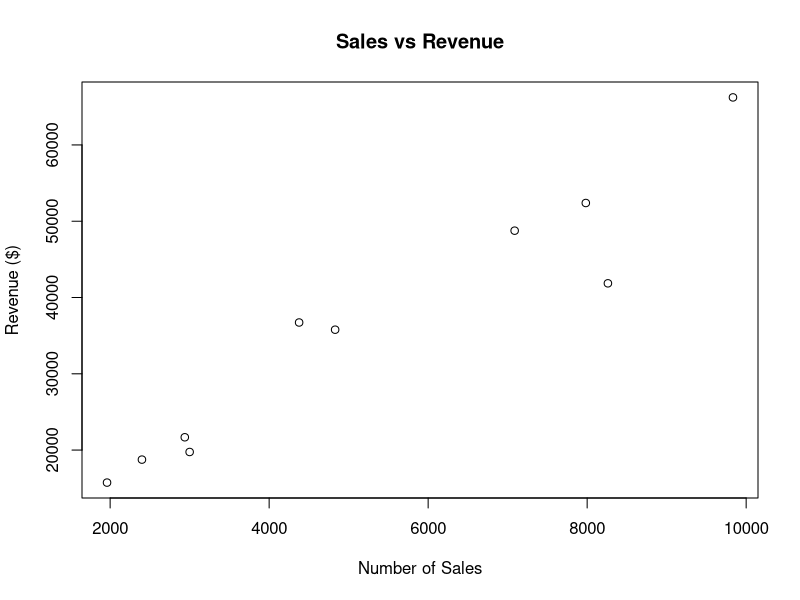

This figure's R source:
#
#          Author: Dr Eugene O'Loughlin
#     Video Title: How To... Calculate Correlation Coefficients in R
#    Video Number: #79
#  Data File Used: 79_Data_File.csv
#
salesData <- read.csv(file = "79_Data_File.csv", header = TRUE, sep = ",")
print(salesData)
#
# Check scatter plot of "Sales" vs "Revenue"
plot(salesData$Sales, salesData$Revenue,
     main = "Sales vs Revenue",
     xlab = "Number of Sales", ylab = "Revenue ($)")
#
cor(salesData$Sales, salesData$Revenue)                       # Default
cor(salesData$Sales, salesData$Revenue, method = "pearson")   # Same as Default
#
# Other correlation coefficients
cor(salesData$Sales, salesData$Revenue, method = "kendall")   # Kendall's tau
cor(salesData$Sales, salesData$Revenue, method = "spearman")  # Spearman Rank
#
